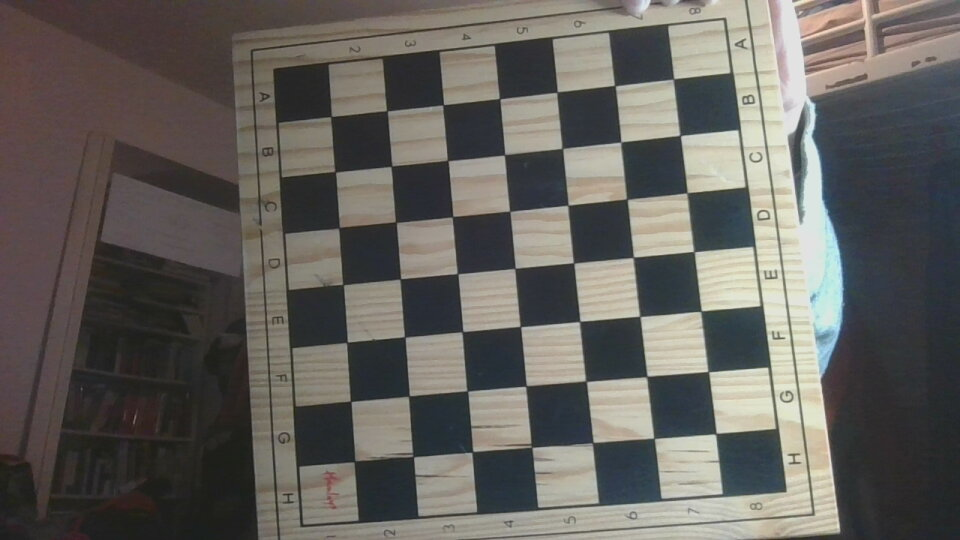
//> input picture chessboard.jpg, 960 x 540 px
$ ./continuous_chessboard_corner_capture   (built with g++ and OpenCV 4)
//> lines starting //> are read from the running program, lines starting //| are printed output that depends on the picture; after the words box and inside, x2 and y2 are one past the last pixel; in counts of white or black regions, pixels touching at a corner belong together
#include <opencv2/opencv.hpp>
#include <iostream>
using namespace std;
int main(int argc, char* argv[]){
  cv::String imageName("./chessboard.jpg");
  cv::Size patternsize(7,7); //interior number of corners
  cv::Mat gray = cv::imread(imageName, cv::IMREAD_GRAYSCALE); //source image
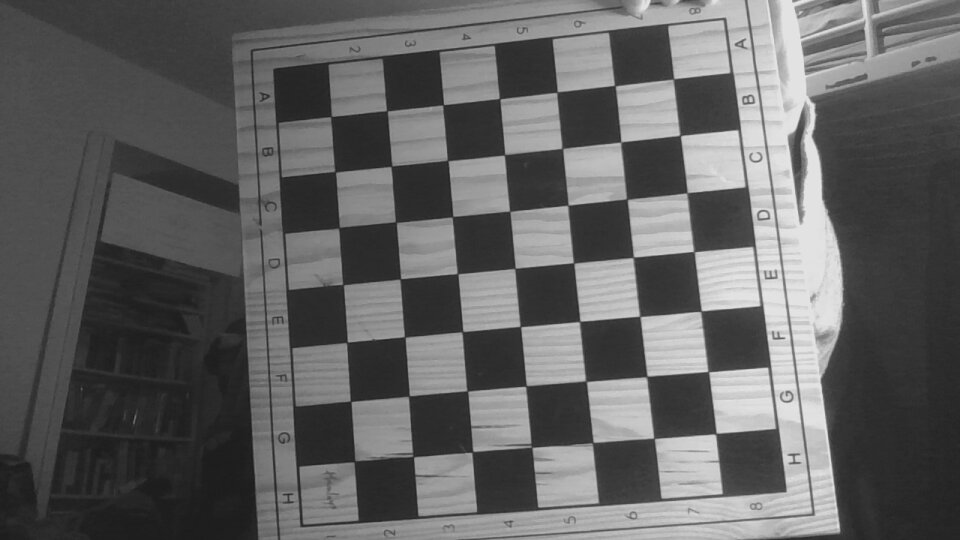
//> gray: 540 rows x 960 cols, CV_8UC1; min 20, max 236, mean 97.5
  if(gray.empty()){
    cout << "Failed to open image" << endl;
  }else{
    cout << "Opened image" << endl;
  }
  vector<cv::Point2f> corners; //this will be filled by the detected corners
  //CALIB_CB_FAST_CHECK saves a lot of time on images
  //that do not contain any chessboard corners

  //Setting up the webcam
  cv::VideoCapture capture(0);
  if(!capture.isOpened()){
    cout << "Couldn't open the camera!" << endl;
    return -1;
  }

  while(1){
    cv::Mat image0;
    capture >> image0;
//> image0 is the input picture: 540 rows x 960 cols, CV_8UC3; mean B, G, R 92.9, 97.2, 99.9
    bool patternfound = cv::findChessboardCorners(image0, patternsize, corners);
//> corners = 49 Points (x, y), first 12: [673.5, 78.58], [680.2, 135.7], [686.6, 192.6], [693.6, 251.8], [700.9, 310.8], [708, 371.6], [716, 433.8], [614.6, 85.75], [620.8, 141.9], [626.7, 199.3], [633.2, 257.1], [639.9, 316.3]; patternfound = true
    //  bool patternfound = cv::findChessboardCorners(gray, patternsize, corners,
    //cv::CALIB_CB_ADAPTIVE_THRESH + cv::CALIB_CB_NORMALIZE_IMAGE + cv::CALIB_CB_FAST_CHECK);
    if(patternfound){
      cv::drawChessboardCorners(image0, patternsize, cv::Mat(corners), patternfound);
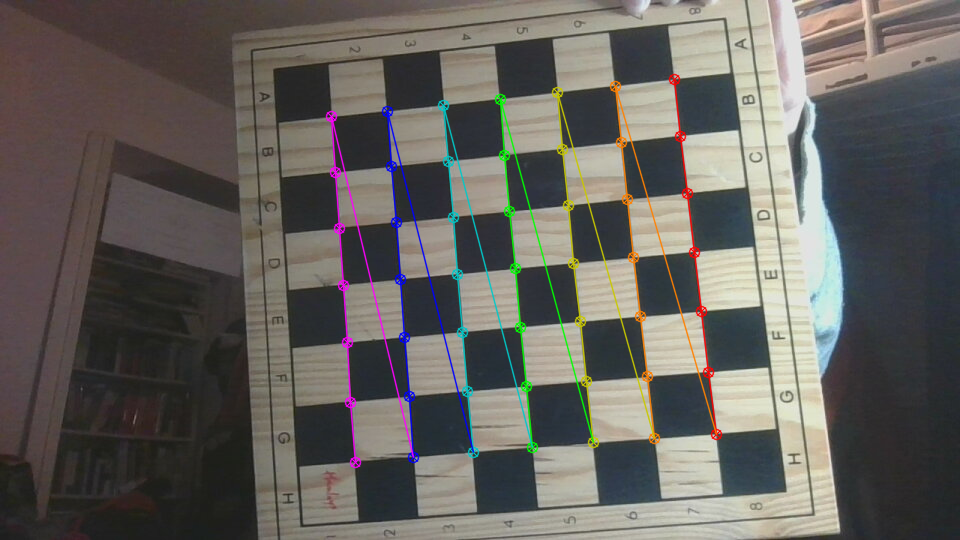
//> image0: 540 rows x 960 cols, CV_8UC3; 3.39% of pixels changed, all inside (x1, y1, x2, y2) = (325, 73, 723, 469)
      cv::imshow("image", image0);
      cv::waitKey(50);
    }
    cout << patternfound << endl;
//| 1
  }
  return 0;
}
